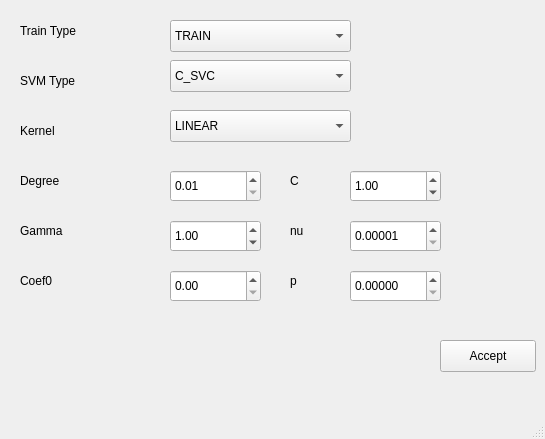
<?xml version="1.0" encoding="UTF-8"?>
<ui version="4.0">
 <class>Conf_SVM</class>
 <widget class="QMainWindow" name="Conf_SVM">
  <property name="geometry">
   <rect>
    <x>0</x>
    <y>0</y>
    <width>545</width>
    <height>439</height>
   </rect>
  </property>
  <property name="minimumSize">
   <size>
    <width>545</width>
    <height>439</height>
   </size>
  </property>
  <property name="windowTitle">
   <string>Configuración SVM</string>
  </property>
  <widget class="QWidget" name="centralwidget">
   <widget class="QComboBox" name="Train">
    <property name="geometry">
     <rect>
      <x>170</x>
      <y>20</y>
      <width>181</width>
      <height>32</height>
     </rect>
    </property>
    <item>
     <property name="text">
      <string>TRAIN</string>
     </property>
    </item>
    <item>
     <property name="text">
      <string>TRAIN_AUTO</string>
     </property>
    </item>
   </widget>
   <widget class="QComboBox" name="Tipo_SVM">
    <property name="geometry">
     <rect>
      <x>170</x>
      <y>60</y>
      <width>181</width>
      <height>32</height>
     </rect>
    </property>
    <item>
     <property name="text">
      <string>C_SVC</string>
     </property>
    </item>
    <item>
     <property name="text">
      <string>NU_SVC</string>
     </property>
    </item>
    <item>
     <property name="text">
      <string>ONE_CLASS</string>
     </property>
    </item>
    <item>
     <property name="text">
      <string>EPS_SVR</string>
     </property>
    </item>
    <item>
     <property name="text">
      <string>NU_SVR</string>
     </property>
    </item>
   </widget>
   <widget class="QComboBox" name="Kernel">
    <property name="geometry">
     <rect>
      <x>170</x>
      <y>110</y>
      <width>181</width>
      <height>32</height>
     </rect>
    </property>
    <item>
     <property name="text">
      <string>LINEAR</string>
     </property>
    </item>
    <item>
     <property name="text">
      <string>POLY</string>
     </property>
    </item>
    <item>
     <property name="text">
      <string>RBF</string>
     </property>
    </item>
    <item>
     <property name="text">
      <string>SIGMOID</string>
     </property>
    </item>
   </widget>
   <widget class="QLabel" name="label">
    <property name="geometry">
     <rect>
      <x>20</x>
      <y>20</y>
      <width>151</width>
      <height>22</height>
     </rect>
    </property>
    <property name="text">
     <string>Train Type</string>
    </property>
   </widget>
   <widget class="QLabel" name="label_2">
    <property name="geometry">
     <rect>
      <x>20</x>
      <y>70</y>
      <width>81</width>
      <height>22</height>
     </rect>
    </property>
    <property name="text">
     <string>SVM Type</string>
    </property>
   </widget>
   <widget class="QLabel" name="label_3">
    <property name="geometry">
     <rect>
      <x>20</x>
      <y>120</y>
      <width>70</width>
      <height>22</height>
     </rect>
    </property>
    <property name="text">
     <string>Kernel</string>
    </property>
   </widget>
   <widget class="QLabel" name="label_4">
    <property name="geometry">
     <rect>
      <x>20</x>
      <y>170</y>
      <width>70</width>
      <height>22</height>
     </rect>
    </property>
    <property name="text">
     <string>Degree</string>
    </property>
   </widget>
   <widget class="QLabel" name="label_5">
    <property name="geometry">
     <rect>
      <x>20</x>
      <y>220</y>
      <width>70</width>
      <height>22</height>
     </rect>
    </property>
    <property name="text">
     <string>Gamma</string>
    </property>
   </widget>
   <widget class="QLabel" name="label_6">
    <property name="geometry">
     <rect>
      <x>20</x>
      <y>270</y>
      <width>70</width>
      <height>22</height>
     </rect>
    </property>
    <property name="text">
     <string>Coef0</string>
    </property>
   </widget>
   <widget class="QLabel" name="label_7">
    <property name="geometry">
     <rect>
      <x>290</x>
      <y>170</y>
      <width>70</width>
      <height>22</height>
     </rect>
    </property>
    <property name="text">
     <string>C</string>
    </property>
   </widget>
   <widget class="QLabel" name="label_9">
    <property name="geometry">
     <rect>
      <x>290</x>
      <y>270</y>
      <width>70</width>
      <height>22</height>
     </rect>
    </property>
    <property name="text">
     <string>p</string>
    </property>
   </widget>
   <widget class="QLabel" name="label_10">
    <property name="geometry">
     <rect>
      <x>290</x>
      <y>220</y>
      <width>70</width>
      <height>22</height>
     </rect>
    </property>
    <property name="text">
     <string>nu</string>
    </property>
   </widget>
   <widget class="QDoubleSpinBox" name="Degree">
    <property name="geometry">
     <rect>
      <x>170</x>
      <y>170</y>
      <width>91</width>
      <height>32</height>
     </rect>
    </property>
    <property name="minimum">
     <double>0.010000000000000</double>
    </property>
    <property name="maximum">
     <double>999999.000000000000000</double>
    </property>
   </widget>
   <widget class="QDoubleSpinBox" name="Gamma">
    <property name="geometry">
     <rect>
      <x>170</x>
      <y>220</y>
      <width>91</width>
      <height>32</height>
     </rect>
    </property>
    <property name="maximum">
     <double>999999.000000000000000</double>
    </property>
    <property name="value">
     <double>1.000000000000000</double>
    </property>
   </widget>
   <widget class="QDoubleSpinBox" name="Coef0">
    <property name="geometry">
     <rect>
      <x>170</x>
      <y>270</y>
      <width>91</width>
      <height>32</height>
     </rect>
    </property>
    <property name="maximum">
     <double>999999.000000000000000</double>
    </property>
   </widget>
   <widget class="QDoubleSpinBox" name="C">
    <property name="geometry">
     <rect>
      <x>350</x>
      <y>170</y>
      <width>91</width>
      <height>32</height>
     </rect>
    </property>
    <property name="maximum">
     <double>999999.000000000000000</double>
    </property>
    <property name="value">
     <double>1.000000000000000</double>
    </property>
   </widget>
   <widget class="QDoubleSpinBox" name="p">
    <property name="geometry">
     <rect>
      <x>350</x>
      <y>270</y>
      <width>91</width>
      <height>32</height>
     </rect>
    </property>
    <property name="decimals">
     <number>5</number>
    </property>
    <property name="minimum">
     <double>0.000000000000000</double>
    </property>
    <property name="maximum">
     <double>1.000000000000000</double>
    </property>
    <property name="singleStep">
     <double>0.000010000000000</double>
    </property>
    <property name="value">
     <double>0.000000000000000</double>
    </property>
   </widget>
   <widget class="QPushButton" name="pushButton">
    <property name="geometry">
     <rect>
      <x>440</x>
      <y>340</y>
      <width>96</width>
      <height>32</height>
     </rect>
    </property>
    <property name="text">
     <string>Accept</string>
    </property>
   </widget>
   <widget class="QDoubleSpinBox" name="nu">
    <property name="geometry">
     <rect>
      <x>350</x>
      <y>220</y>
      <width>91</width>
      <height>32</height>
     </rect>
    </property>
    <property name="decimals">
     <number>5</number>
    </property>
    <property name="minimum">
     <double>0.000010000000000</double>
    </property>
    <property name="maximum">
     <double>1.000000000000000</double>
    </property>
    <property name="singleStep">
     <double>0.000010000000000</double>
    </property>
   </widget>
  </widget>
  <widget class="QMenuBar" name="menubar">
   <property name="geometry">
    <rect>
     <x>0</x>
     <y>0</y>
     <width>545</width>
     <height>25</height>
    </rect>
   </property>
  </widget>
  <widget class="QStatusBar" name="statusbar"/>
 </widget>
 <resources/>
 <connections/>
</ui>
